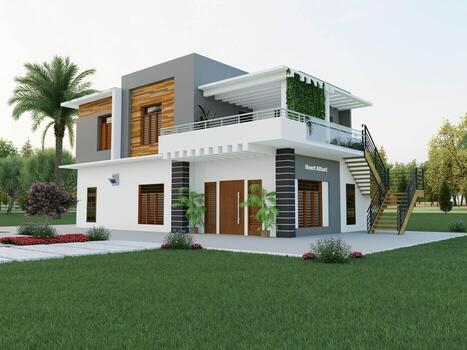
#> input picture input/input.jpg, 467 x 350 px, found by its file name
$ python main.py
#> lines starting #> are read from the running program, lines starting #| are printed output that depends on the picture; after the words box and inside, x2 and y2 are one past the last pixel; in counts of white or black regions, pixels touching at a corner belong together
import cv2
import os

# Input and output paths
input_path = "input/input.jpg"
output_folder = "output"

# Create output folder if it does not exist
os.makedirs(output_folder, exist_ok=True)

# Read image
image = cv2.imread(input_path)
#> image is the input picture: shape (350, 467, 3); mean B, G, R 135.1, 151.3, 141.6

if image is None:
    print("Error: Image not found.")
    exit()

# 1. Convert image to grayscale
gray = cv2.cvtColor(image, cv2.COLOR_BGR2GRAY)
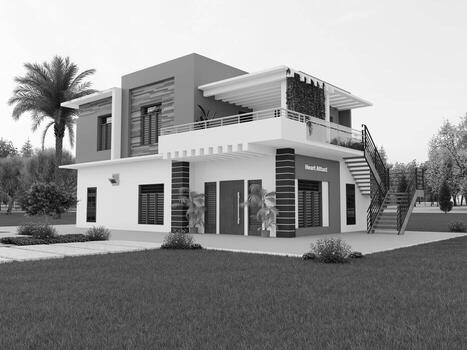
#> gray: shape (350, 467); min 0, max 255, mean 146.5

# 2. Apply Gaussian Blur
blur = cv2.GaussianBlur(gray, (5, 5), 0)
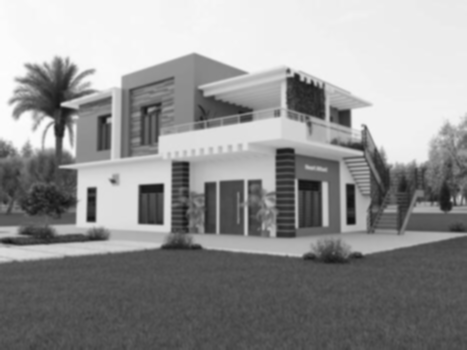
#> blur: shape (350, 467); min 17, max 253, mean 146.5

# 3. Detect edges using Canny
edges = cv2.Canny(blur, 50, 150)
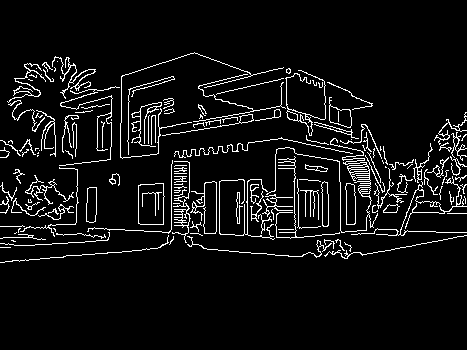
#> edges: shape (350, 467); 6.6% white in thin lines or dots, all inside (x1, y1, x2, y2) = (0, 52, 467, 263)

# 4. Apply morphological operation
kernel = cv2.getStructuringElement(cv2.MORPH_RECT, (3, 3))
morphology = cv2.morphologyEx(edges, cv2.MORPH_CLOSE, kernel)
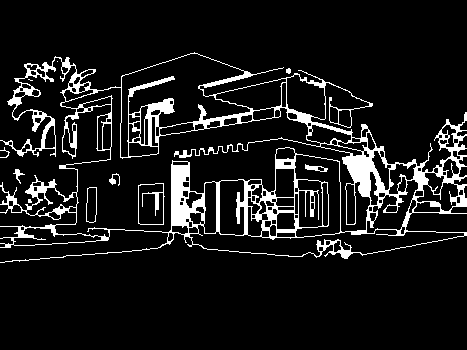
#> morphology: shape (350, 467); 9.9% white; 11 white regions (3 under 20 px)

# 5. Find object boundaries
contours, _ = cv2.findContours(
    morphology,
    cv2.RETR_EXTERNAL,
    cv2.CHAIN_APPROX_SIMPLE
)
#> contours = 7 contours, 5 with area under 20; largest, box (x1, y1, x2, y2) and area: (0, 52, 467, 263) 58666, (13, 169, 25, 184) 34

boundary_image = image.copy()

cv2.drawContours(
    boundary_image,
    contours,
    -1,
    (0, 255, 0),
    2
)
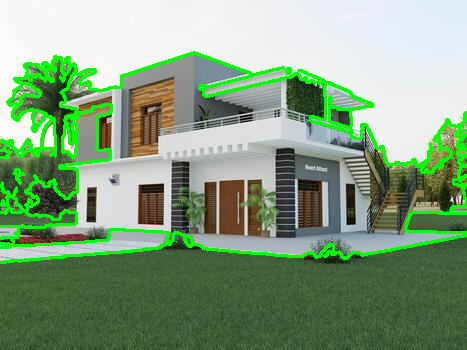
#> boundary_image: shape (350, 467, 3); 7.42% of pixels changed, all inside (x1, y1, x2, y2) = (0, 51, 467, 264)

# Save results
cv2.imwrite("output/grayscale.jpg", gray)
cv2.imwrite("output/blurred.jpg", blur)
cv2.imwrite("output/edges.jpg", edges)
cv2.imwrite("output/morphology.jpg", morphology)
cv2.imwrite("output/final_boundaries.jpg", boundary_image)

print("Processing completed successfully.")
print("Number of objects/boundaries detected:", len(contours))
#| Number of objects/boundaries detected: 7
print("Results saved in the output folder.")
